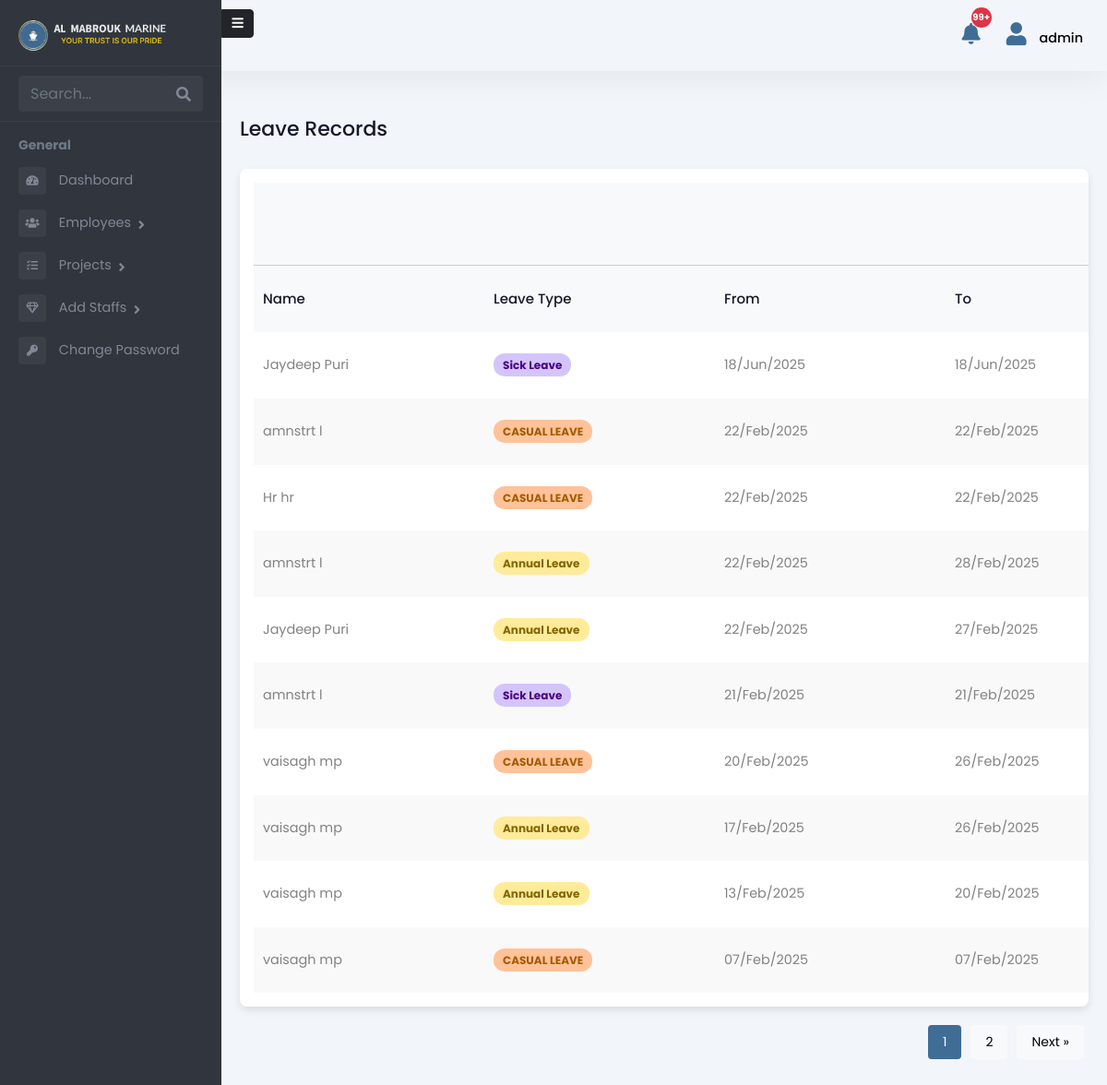
/admin-panel/employee-leave-list/ (signed in), run on an earlier commit of the app's database.
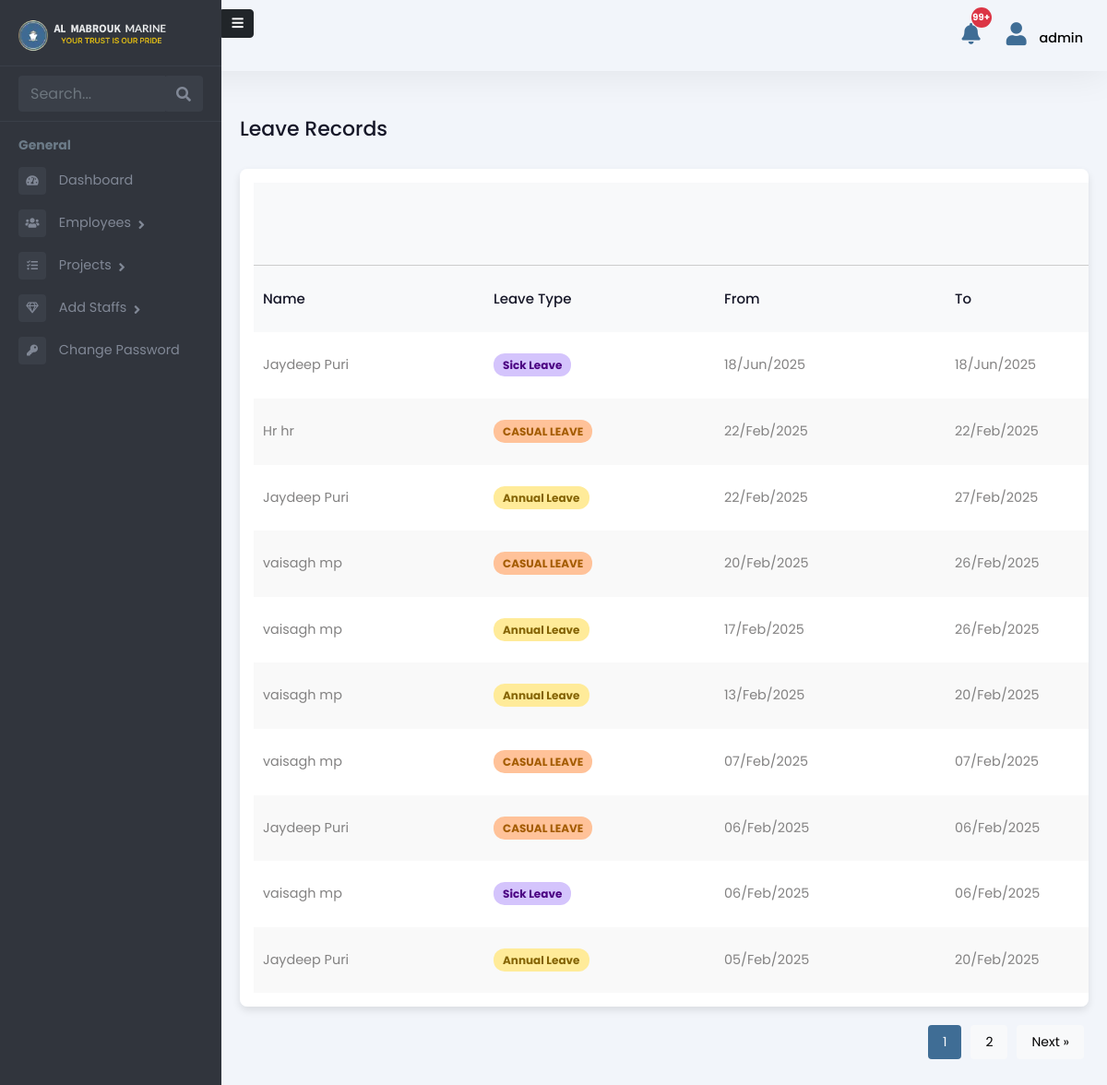
And on a later commit of the database.
### Admin/models.py (models this page shows, shortened)
class Leave(models.Model):
    LEAVE_TYPE_CHOICES = [
        ('SICK LEAVE', 'Sick Leave'),
        ('ANNUAL LEAVE', 'Annual Leave'),
    ]
    STATUS_CHOICES = [
        ('PENDING', 'Pending'),
        ('APPROVED', 'Approved'),
        ('REJECTED', 'Rejected'),
    ]
    user = models.ForeignKey(User, on_delete=models.CASCADE)  # Assuming you're using the default User model
    leave_type = models.CharField(max_length=50, choices=LEAVE_TYPE_CHOICES)
    from_date = models.DateField()
    to_date = models.DateField()
    reason = models.TextField()
    no_of_days = models.IntegerField(editable=False)  # Automatically calculated
    approval_status = models.CharField(max_length=10, choices=STATUS_CHOICES, default='PENDING')
    medical_certificate = models.FileField(upload_to='medical_certificates/', null=True, blank=True)

### Admin/views.py (the view)
# urls.py: path('employee-leave-list/', employee_leave_list, name='employee_leave_list'),
@login_required
def employee_leave_list(request):
    if not request.user.is_superuser:
        return redirect('admin-dashboard')
    search_query = request.GET.get('search', '').strip()
    leave_records = Leave.objects.select_related('user').order_by('-from_date')
    if search_query:
        leave_records = leave_records.filter(user__username__icontains=search_query)
    paginator = Paginator(leave_records, 10)
    page_number = request.GET.get('page')
    page_obj = paginator.get_page(page_number)
    context = {
        'role': 'Admin',
        'leave_records': page_obj,
        'search_query': search_query,
    }
    return render(request, 'Admin/employee_leave_list.html', context)

### templates/Admin/employee_leave_list.html (shortened to what this page needs)
{% extends 'Admin/adminbase.html' %}
{% load static %}
{% block content %}
<div class="emply-list-wraper">
    <div class="pg-title">
        <h1>Leave Records</h1>
    </div>
    <div class="widget-box table-wdgt">
        <table id="leaveTable">
            <thead>
                <tr style="border-bottom: 1px solid #ccc">
                    <th></th>
                    <th></th>
                    <th></th>
                    <th></th>
                </tr>
            </thead>
            <thead>
                <tr>
                    <th>Name</th>
                    <th>Leave Type</th>
                    <th>From</th>
                    <th>To</th>
                </tr>
            </thead>
            <tbody>
                {% for leave in leave_records %}
                <tr>
                    <td>{{ leave.user.get_full_name }}</td>
                    <td>
                        <span class="status
                            {% if leave.leave_type == 'SICK LEAVE' %}sick-leave
                            {% elif leave.leave_type == 'ANNUAL LEAVE' %}annual-leave
                            {% else %}casual-leave{% endif %}">
                            {{ leave.get_leave_type_display }}
                        </span>
                    </td>
                    <td>{{ leave.from_date|date:"d/M/Y" }}</td>
                    <td>{{ leave.to_date|date:"d/M/Y" }}</td>
                </tr>
                {% endfor %}
            </tbody>
        </table>
    </div>
    <div class="pagination" id="pagination">
        {% for num in leave_records.paginator.page_range %}
            <a href="?search={{ search_query }}&page={{ num }}">
                <button class="{% if num == leave_records.number %}active{% endif %}">{{ num }}</button>
            </a>
        {% endfor %}
        {% if leave_records.has_next %}
            <a href="?search={{ search_query }}&page={{ leave_records.next_page_number }}">
                <button>Next &raquo;</button>
            </a>
        {% endif %}
    </div>
</div>
{% endblock %}

What changed in the data, as far as the page shows it:
removed Leave: user.get_full_name "amnstrt l", leave_type "CASUAL LEAVE", from_date "22/Feb/2025", to_date "22/Feb/2025"
removed Leave: user.get_full_name "amnstrt l", leave_type "Annual Leave", from_date "22/Feb/2025", to_date "28/Feb/2025"
removed Leave: user.get_full_name "amnstrt l", leave_type "Sick Leave", from_date "21/Feb/2025", to_date "21/Feb/2025"
now on this page (row unchanged): Leave: user.get_full_name "Jaydeep Puri", leave_type "CASUAL LEAVE", from_date "06/Feb/2025", to_date "06/Feb/2025"
now on this page (row unchanged): Leave: user.get_full_name "vaisagh mp", leave_type "Sick Leave", from_date "06/Feb/2025", to_date "06/Feb/2025"
now on this page (row unchanged): Leave: user.get_full_name "Jaydeep Puri", leave_type "Annual Leave", from_date "05/Feb/2025", to_date "20/Feb/2025"
